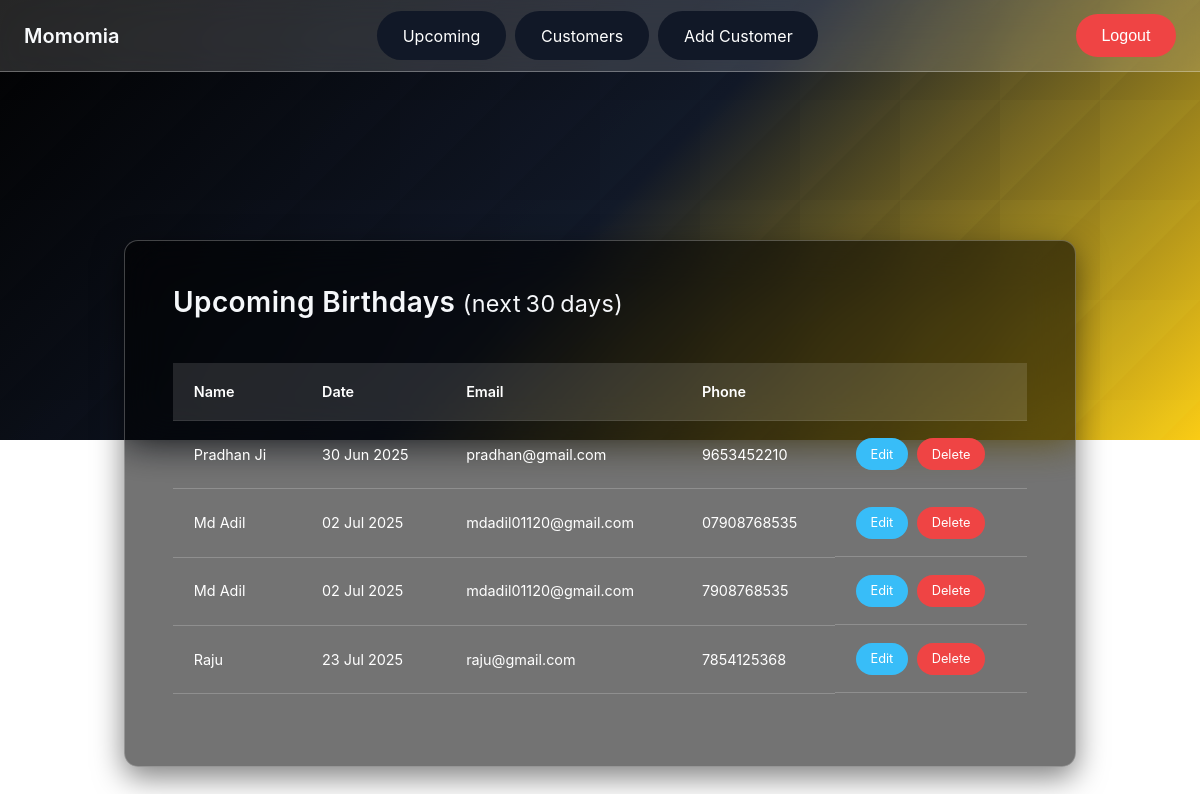
The app's page / (signed in) with its own data.
### customers/models.py (models this page shows, shortened)
class Customer(models.Model):
    name         = models.CharField(max_length=255)
    dob          = models.DateField("Date of birth")
    email        = models.EmailField(blank=True, null=True)
    phone        = models.CharField(max_length=20, blank=True, null=True)
    last_visit   = models.DateField(blank=True, null=True)
    last_billing = models.DecimalField(
        "Last billing amount (₹)",
        max_digits=10, decimal_places=2,
        blank=True, null=True
    )
    @property
    def next_birthday(self):
        today = date.today()
        this_year = self.dob.replace(year=today.year)
        return this_year if this_year >= today else this_year.replace(year=today.year + 1)

### customers/views.py (the view)
# urls.py: path("", views.UpcomingBirthdays.as_view(), name="upcoming_birthdays"),
class UpcomingBirthdays(LoginRequiredMixin, ListView):
    model = Customer
    template_name = "customers/list.html"      # Upcoming page
    context_object_name = "customers"
    def get_queryset(self):
        today = date.today()
        window_end = today + timedelta(days=30)
        qs = [
            c for c in Customer.objects.all()
            if today <= c.next_birthday <= window_end
        ]
        return sorted(qs, key=lambda c: c.next_birthday)

### templates/customers/list.html
{% extends "base.html" %}
{% block content %}
<h1 class="form-heading">
  Upcoming Birthdays <small style="font-weight:400;">(next 30 days)</small>
</h1>
<table class="table">
  <thead>
    <tr><th>Name</th><th>Date</th><th>Email</th><th>Phone</th><th></th></tr>
  </thead>
  <tbody>
    {% for c in customers %}
      <tr>
        <td>{{ c.name }}</td>
        <td>{{ c.next_birthday|date:"d M Y" }}</td>
        <td>{{ c.email }}</td>
        <td>{{ c.phone }}</td>
        <td class="table-actions">
          <a href="{% url 'customer_edit' c.pk %}" class="btn-xs btn-edit">Edit</a>
          <a href="{% url 'customer_delete' c.pk %}" class="btn-xs btn-delete">Delete</a>
        </td>
      </tr>
    {% empty %}
      <tr><td colspan="5" style="text-align:center;">No birthdays in the next 30 days.</td></tr>
    {% endfor %}
  </tbody>
</table>
{% endblock %}

### static/css/site.css (style rules this page uses)
* { box-sizing:border-box;margin:0;padding:0; }
body { font-family:Inter,system-ui,sans-serif;line-height:1.5;color:#f5f7fa; }
:root { --c1:#000000; --c2:#111827; --c3:#facc15; --light:#f8fafc; --glass:rgba(255,255,255,.15); --glass-heavy:rgba(255,255,255,.25); --radius:14px; }
.table { width:100%;border-collapse:collapse;margin-top:1rem;font-size:.9rem;color:#fff; }
.table th,.table td { padding:.65rem .9rem;border-bottom:1px solid rgba(255,255,255,.2); }
.table th { background:rgba(255,255,255,.22);font-weight:600;text-align:left; }
.table th, .table td { padding: 1rem 1.25rem; }
.table th { background: rgba(255,255,255,.12); }
.table-actions { display:flex;gap:.6rem; }
.btn-xs { padding:.4rem .9rem;font-size:.8rem; border-radius:999px;cursor:pointer;text-decoration:none; transition:transform .2s,background .15s; }
.btn-edit { background:#38bdf8;color:#fff; }
.btn-delete { background:#ef4444;color:#fff; }
.table { margin-bottom: 2rem; }
.form-heading { font-size:1.75rem;font-weight:600;margin-bottom:2.5rem; letter-spacing:.4px; }
.table th, .table td { padding: 1.1rem 1.3rem; }

### records on screen
Customer: name "Pradhan Ji", next_birthday "30 Jun 2025", email "pradhan@gmail.com", phone "9653452210"
Customer: name "Md Adil", next_birthday "02 Jul 2025", email "mdadil01120@gmail.com", phone "07908768535"
Customer: name "Md Adil", next_birthday "02 Jul 2025", email "mdadil01120@gmail.com", phone "7908768535"
Customer: name "Raju", next_birthday "23 Jul 2025", email "raju@gmail.com", phone "7854125368"
